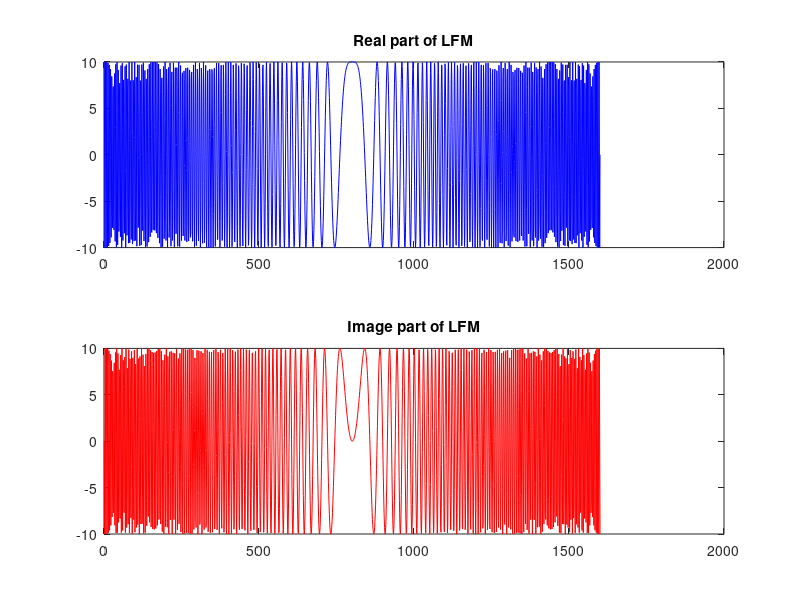
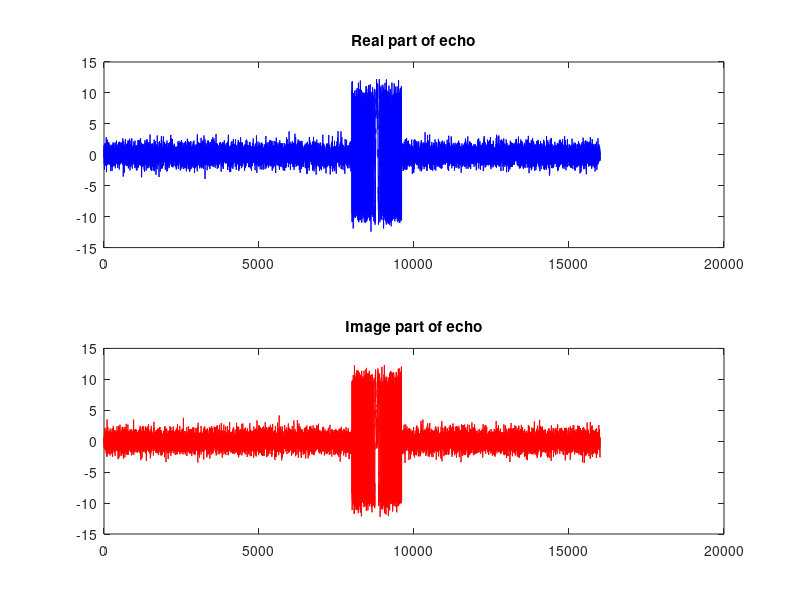

MATLAB code for these plots, in order:
clc; clear; close all;

% LFM parameter
B       =   4e+6;       % Bandwidth: 4MHz
Tao     =   200e-6;     % Time width: 200us
T       =   2e-3;       % Pulse repeats period: 2ms
fs      =   8e+6;       % Sampling frequency
SNR     =   20;         % SNR: 20dB
dis     =   T*fs/2;     % Target position: middle

% Generate LFM
t = -round(Tao*fs/2) : 1 : round(Tao*fs/2)-1; 
lfm = (10^(SNR/20))*exp(1i*pi*B/Tao*(t/fs).^2);

figure;
subplot(2, 1, 1); plot(real(lfm), 'b'); title('Real part of LFM');
subplot(2, 1, 2); plot(imag(lfm), 'r'); title('Image part of LFM');

% Generate echo
echo  = zeros(1, T*fs);
echo(dis : 1 : dis+Tao*fs-1) = lfm;
noise = normrnd(0, 1, 1, T*fs) + 1i*normrnd(0, 1, 1, T*fs);
echo = echo + noise;

figure;
subplot(2, 1, 1); plot(real(echo), 'b'); title('Real part of echo');
subplot(2, 1, 2); plot(imag(echo), 'r'); title('Image part of echo');
